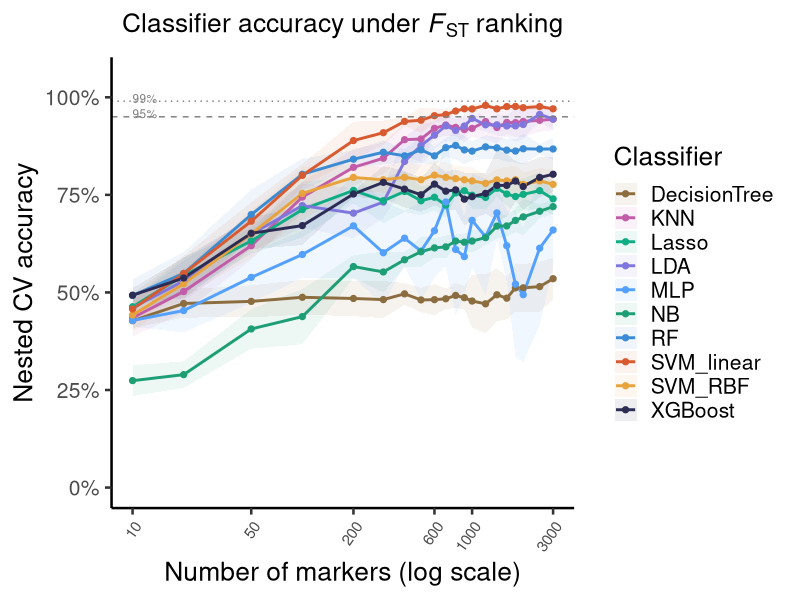
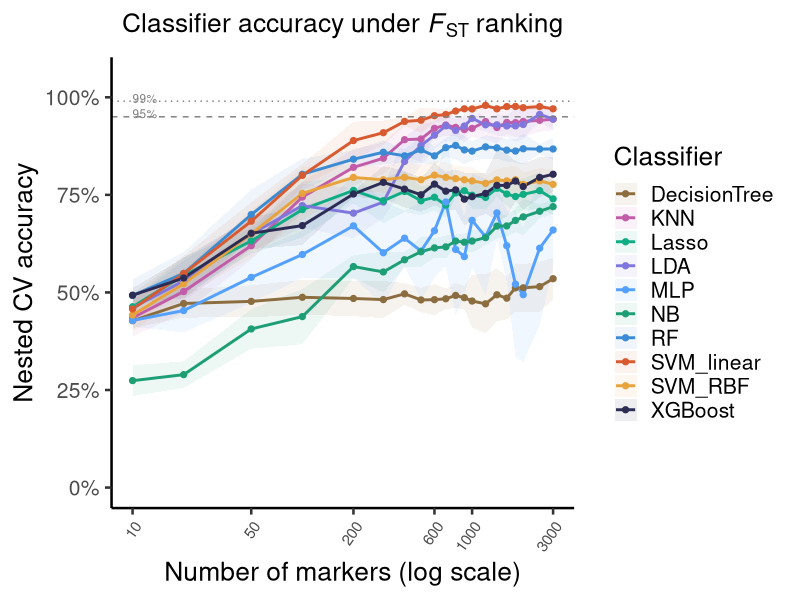

R code for these plots, in order:
library(data.table); library(ggplot2); library(scales)

res <- fread("nested_cv_full_summary.csv")
# Only label a few key panel sizes on the log axis (all 20 points are still plotted)
x_breaks <- c(10, 50, 200, 600, 1000, 3000)
classifier_colors <- c(
  RF = "#3B8BD4", SVM_linear = "#D85A30", SVM_RBF = "#E8A33D", NB = "#1D9E75",
  LDA = "#7F77DD", KNN = "#C25CA8", DecisionTree = "#8C6D3F", XGBoost = "#2C2C54",
  MLP = "#54A0FF", Lasso = "#10AC84", LightGBM = "#EE5253")

df <- res[metric == "FST"]
p <- ggplot(df, aes(x = n_markers, y = mean_acc, color = classifier, fill = classifier)) +
  geom_ribbon(aes(ymin = mean_acc - sd_acc, ymax = mean_acc + sd_acc), alpha = 0.08, color = NA) +
  geom_line(linewidth = 1.0) + geom_point(size = 1.8) +
  geom_hline(yintercept = 0.95, linetype = "dashed", color = "gray50", linewidth = 0.5) +
  geom_hline(yintercept = 0.99, linetype = "dotted", color = "gray50", linewidth = 0.5) +
  annotate("text", x = min(x_breaks), y = 0.958, label = "95%", size = 3, color = "gray50", hjust = 0) +
  annotate("text", x = min(x_breaks), y = 0.997, label = "99%", size = 3, color = "gray50", hjust = 0) +
  scale_x_log10(breaks = x_breaks, labels = x_breaks) +
  scale_y_continuous(limits = c(0, 1.05), labels = scales::percent_format(accuracy = 1)) +
  scale_color_manual(values = classifier_colors) + scale_fill_manual(values = classifier_colors) +
  labs(title = expression("Classifier accuracy under " * italic(F)[ST] * " ranking"), x = "Number of markers (log scale)",
       y = "Nested CV accuracy", color = "Classifier", fill = "Classifier") +
  theme_classic(base_size = 19) +
  theme(axis.text.x = element_text(angle = 55, hjust = 1, size = 11),
        legend.position = "right", plot.title = element_text(hjust = 0.5, size = 19, face = "bold"))
ggsave("Figure4a_accuracy_FST_nestedCV.pdf", p, width = 9, height = 5.5, device = cairo_pdf)
ggsave("Figure4a_accuracy_FST_nestedCV.png", p, width = 9, height = 5.5, dpi = 300)
cat("4a done\n")
